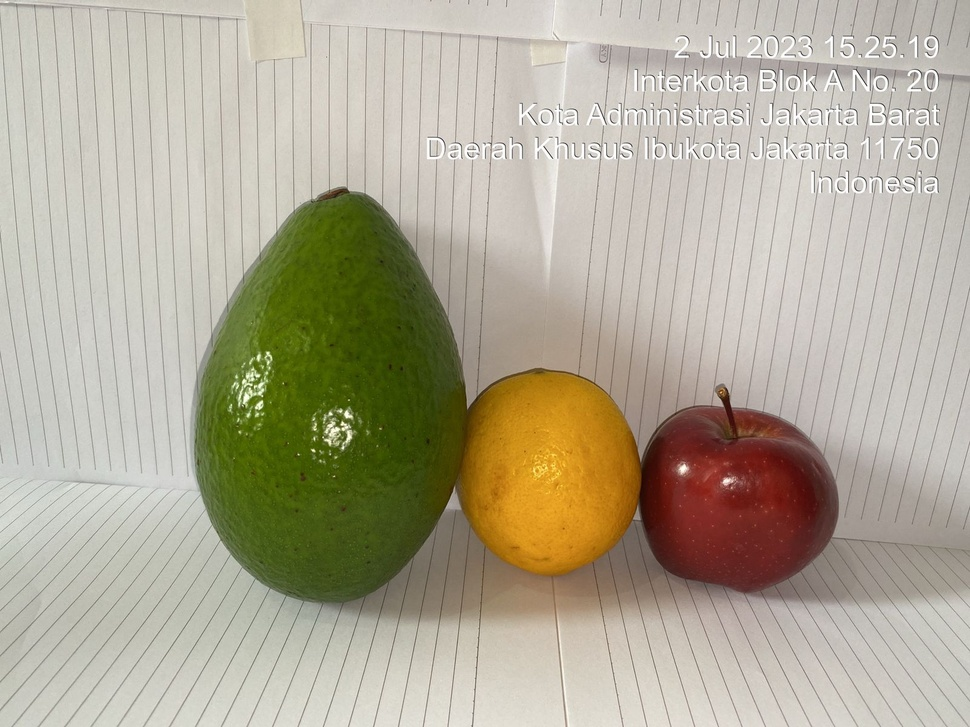
#> input picture segmentation/buah.jpg, 970 x 727 px, shrunk from 1600 x 1200 before the run
$ jupyter execute seg-1.ipynb
#> lines starting #> are read from the running program, lines starting #| are printed output that depends on the picture; after the words box and inside, x2 and y2 are one past the last pixel; in counts of white or black regions, pixels touching at a corner belong together
[cell 1]
import cv2 as cv
import numpy as np
from matplotlib import pyplot as plt
from skimage import io, measure
from scipy import ndimage
from skimage.color import label2rgb

[cell 2]
image = io.imread('./buah.jpg')
#> image is the input picture: shape (727, 970, 3); mean R, G, B 177.1, 170.4, 150.7

[cell 3]
plt.imshow(image, cmap='gray')

[cell 4]
hsv = cv.cvtColor(image, cv.COLOR_BGR2HSV)
#> hsv: shape (727, 970, 3); mean H, S, V 97.4, 55.1, 179.3
mask = cv.inRange(hsv, (30, 50, 50), (80, 255, 255))
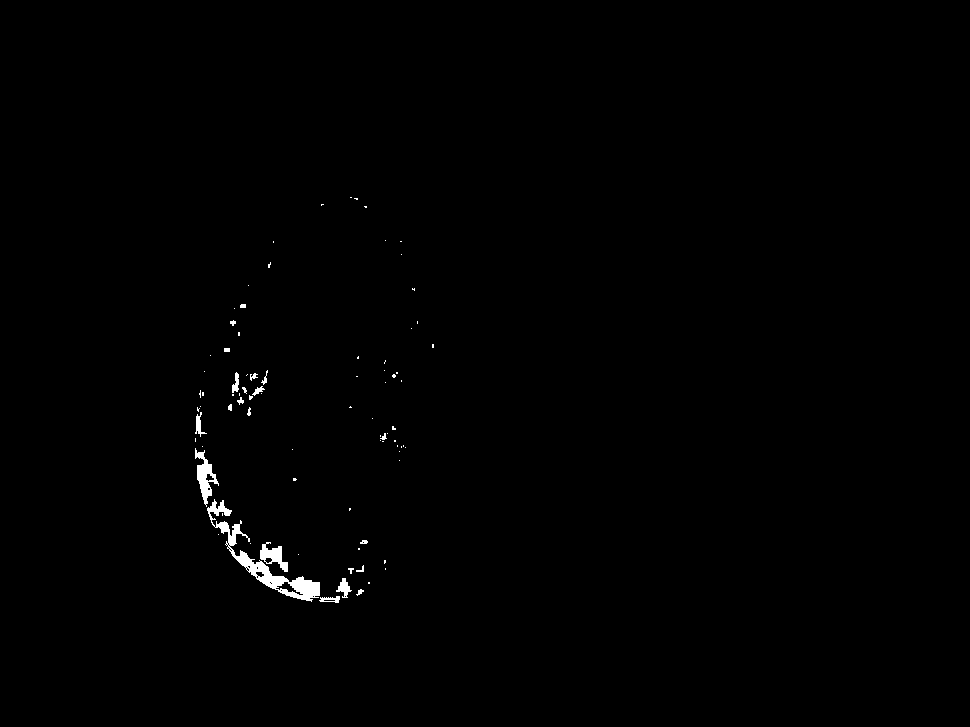
#> mask: shape (727, 970); 0.54% white; 84 white regions (63 under 20 px), largest, box (x1, y1, x2, y2) and area: (207, 499, 320, 602) 1850, (195, 448, 219, 507) 542, (260, 542, 288, 572) 379
green_objects = cv.bitwise_and(image, image, mask=mask)
img = cv.cvtColor(green_objects, cv.COLOR_BGR2RGB)
plt.imshow(img)

[cell 5]
hsv = cv.cvtColor(image, cv.COLOR_BGR2HSV)
mask = cv.inRange(hsv, (30, 50, 50), (90, 255, 255))
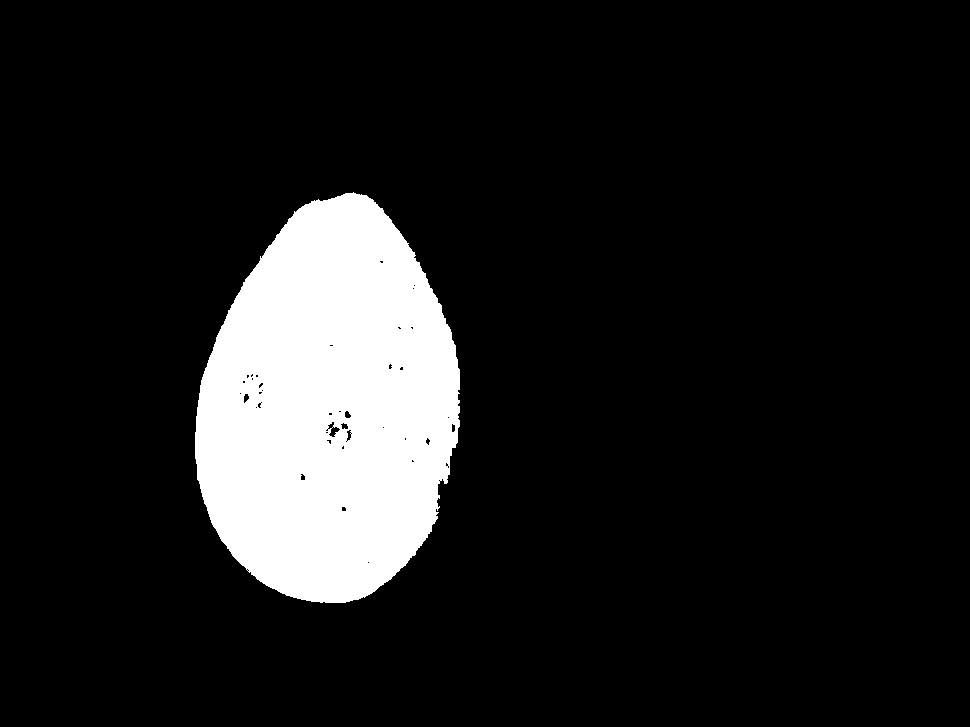
#> mask: shape (727, 970); 11.5% white; 1 white region, box (x1, y1, x2, y2) and area: (195, 192, 460, 603) 81299

[cell 6]
plt.imshow(mask)

[cell 7]
closed_mask = ndimage.binary_closing(mask, np.ones((7, 7)))
#> closed_mask: shape (727, 970) bool; 11.6% white; 1 white region, box (x1, y1, x2, y2) and area: (195, 192, 460, 603) 81776
plt.imshow(closed_mask)

[cell 8]
label_img = measure.label(closed_mask)
plt.imshow(label_img)

[cell 9]
img_label_overlay = label2rgb(label_img, image=image)
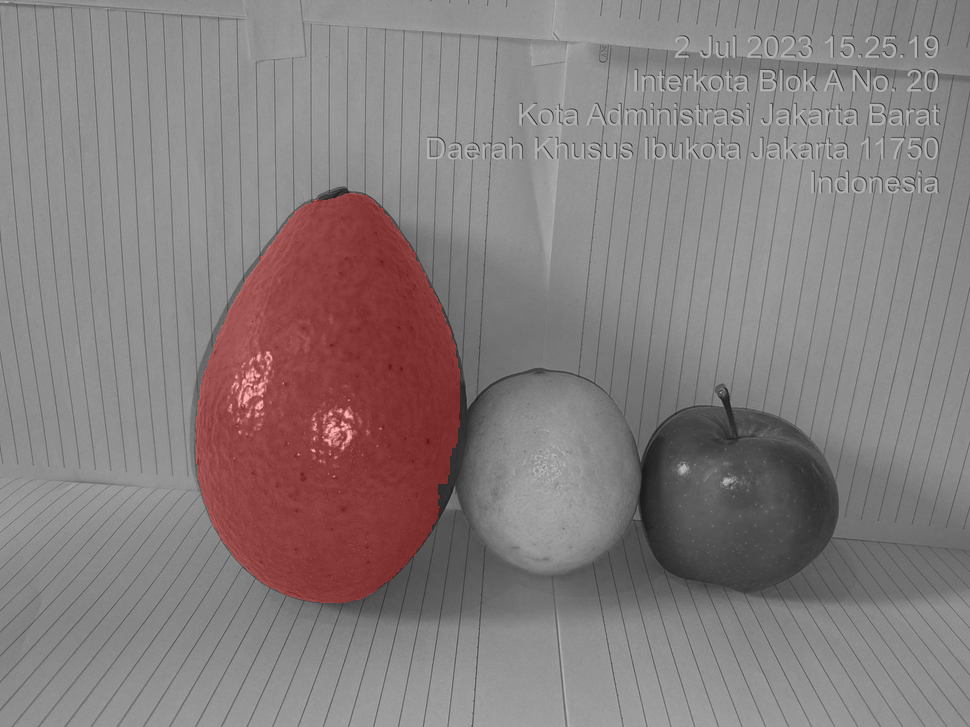
#> img_label_overlay: shape (727, 970, 3) float64; mean R, G, B 0.527, 0.492, 0.492
plt.imshow(img_label_overlay)

[cell 10]
img_label_overlay.shape
#> Out = (727, 970, 3)

[cell 11]
green_objects = cv.bitwise_and(image, image, mask=mask)
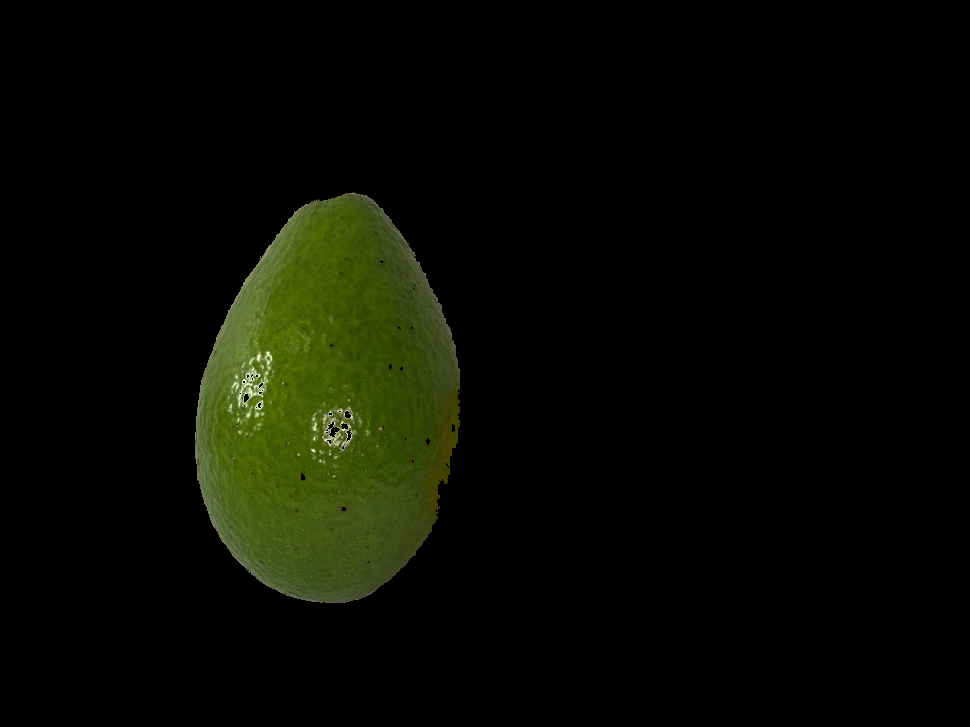
#> green_objects: shape (727, 970, 3); mean R, G, B 8.4, 10.4, 2.5
img = cv.cvtColor(green_objects, cv.COLOR_BGR2RGB)
plt.imshow(img)

[cell 12]
plt.imshow(image)

[cell 13]
image = io.imread('./buah.jpg')
hsv_image = cv.cvtColor(image, cv.COLOR_BGR2HSV)

# Define lower and upper range of red color in HSV
lower_red1 = np.array([0, 100, 100])
upper_red1 = np.array([10, 255, 255])
lower_red2 = np.array([170, 100, 100])
upper_red2 = np.array([180, 255, 255])

# Create masks for red color ranges
mask1 = cv.inRange(hsv_image, lower_red1, upper_red1)
#> mask1: shape (727, 970); every value is 0
mask2 = cv.inRange(hsv_image, lower_red2, upper_red2)

# Combine masks to get the final red mask
final_mask = cv.bitwise_or(mask1, mask2)

# Apply the mask to the original image
red_objects = cv.bitwise_and(image, image, mask=final_mask)
#> red_objects: shape (727, 970, 3); every value is 0

plt.imshow(red_objects)

[cell 14]
image = io.imread('./buah.jpg')
hsv = cv.cvtColor(image, cv.COLOR_BGR2HSV)
lower_yellow = np.array([20, 100, 100])
upper_yellow = np.array([40, 255, 255])
mask = cv.inRange(hsv_image, lower_yellow, upper_yellow)
yellow_objects = cv.bitwise_and(image, image, mask=mask)
plt.imshow(cv.cvtColor(yellow_objects, cv.COLOR_BGR2RGB))
plt.imshow(yellow_objects)

[cell 15]
def overlay(image):
    hsv = cv.cvtColor(image, cv.COLOR_BGR2HSV)
    mask = cv.inRange(hsv, (30, 50, 50), (80, 255, 255))
    # closed_mask = ndimage.binary_closing(mask, np.ones((7, 7)))
    # label_img = measure.label(closed_mask)
    green_objects = cv.bitwise_and(image, image, mask=mask)
    # return label2rgb(label_img, image=image)
    return cv.cvtColor(green_objects, cv.COLOR_BGR2RGB)

[cell 16]
plt.imshow(overlay(image))

[cell 17]
x = overlay(image)
x.shape
#> Out = (727, 970, 3)

[cell 18]
def overlay(image):
    hsv = cv.cvtColor(image, cv.COLOR_BGR2HSV)
    mask = cv.inRange(hsv, (30, 50, 50), (80, 255, 255))
    closed_mask = ndimage.binary_closing(mask, np.ones((7, 7)))
    label_img = measure.label(closed_mask)
    return label2rgb(label_img, image=image)

[cell 19]
def overlay(image, color):
#> called with color = 'green'
    hsv = cv.cvtColor(image, cv.COLOR_BGR2HSV)
    if color.lower() == 'green':
        mask = cv.inRange(hsv, (30, 50, 50), (80, 255, 255))
    elif color.lower() == 'red':
        mask1 = cv.inRange(hsv, (0, 100, 100), (10, 255, 255))
        mask2 = cv.inRange(hsv, (170, 100, 100), (180, 255, 255))
        mask = cv.bitwise_or(mask1, mask2)
    elif color.lower() == 'blue':
        mask = cv.inRange(hsv, (90, 100, 100), (130, 255, 255))
    else:
        return False

    closed_mask = ndimage.binary_closing(mask, np.ones((7, 7)))
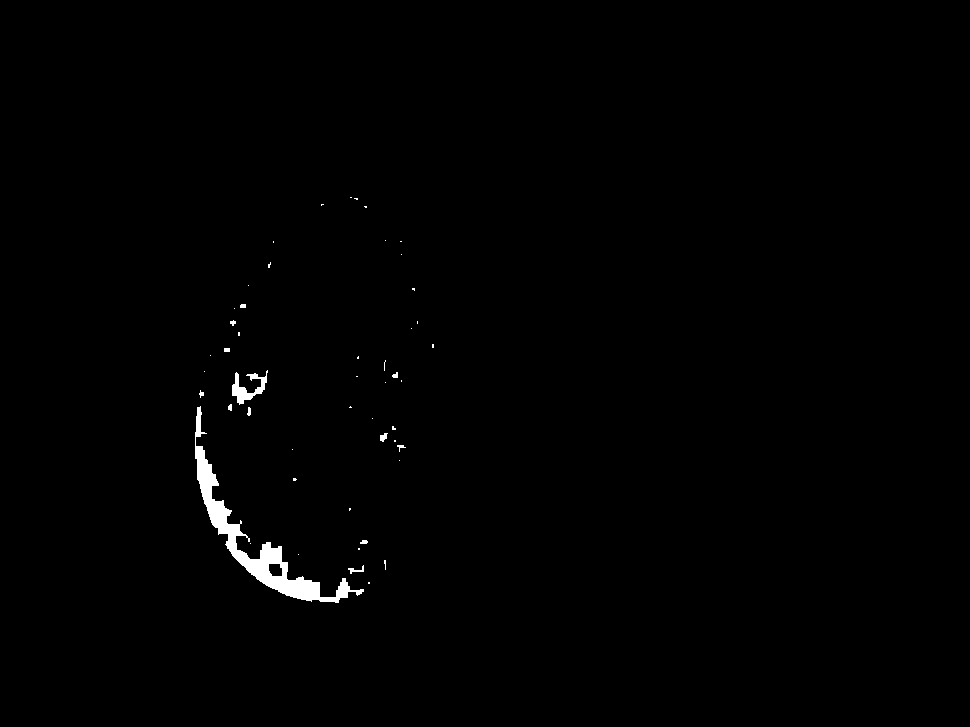
#> closed_mask: shape (727, 970) bool; 0.72% white; 49 white regions (36 under 20 px), largest, box (x1, y1, x2, y2) and area: (195, 406, 364, 603) 4127, (232, 370, 268, 405) 485, (348, 565, 364, 574) 53
    label_img = measure.label(closed_mask)
#> label_img: shape (727, 970) int32; 50 distinct labels, from 0 to 49
    return label2rgb(label_img, image=image)
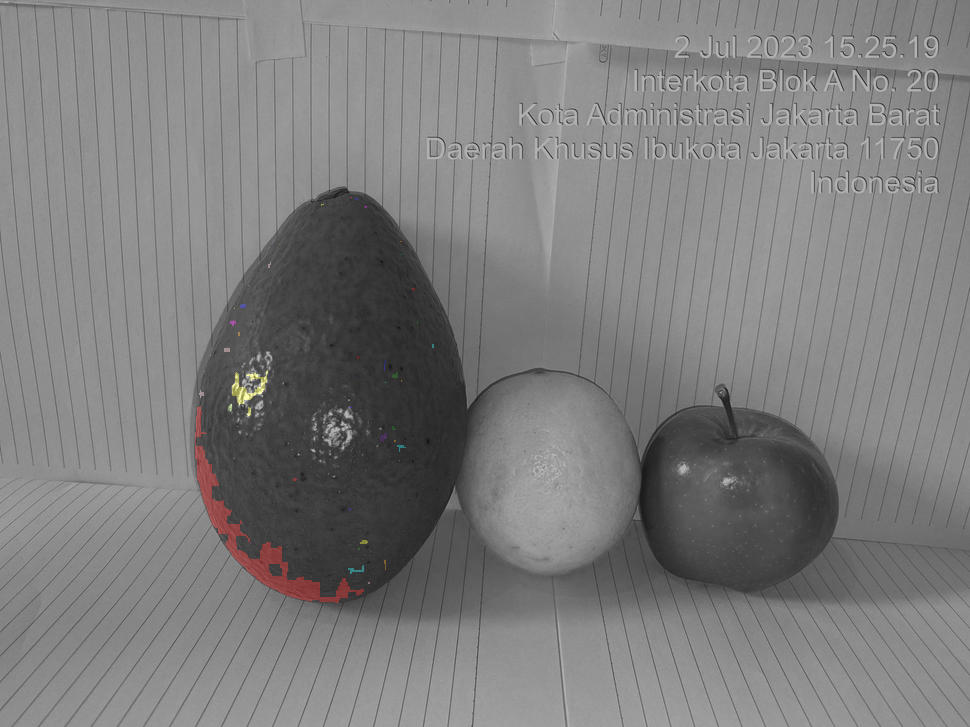
#> returned value: shape (727, 970, 3) float64; mean of channels 0, 1, 2 0.494, 0.492, 0.492; drawn as R, G, B
